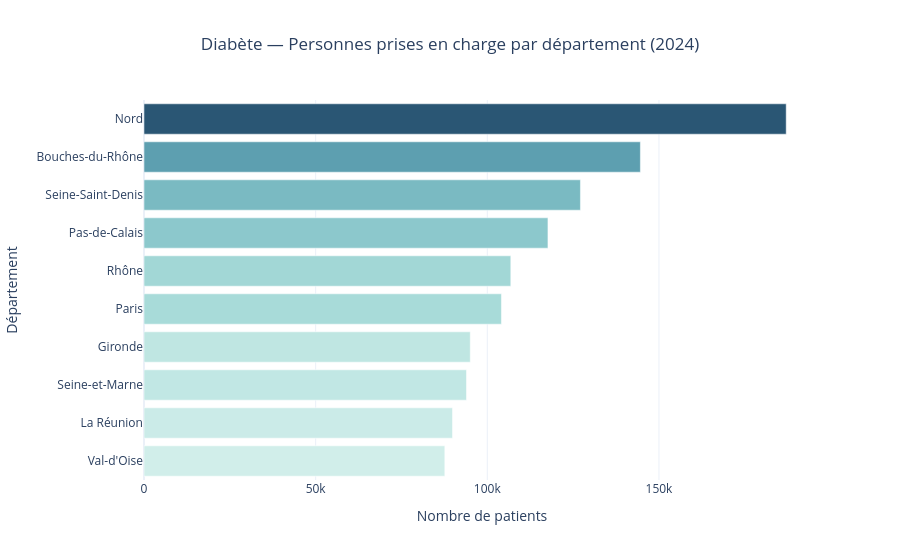

This figure's notebook cell:
### Code cell
#Construire le graphique

fig = px.bar(
    top10,
    x="effectif_num",
    y="nom_departement",
    orientation="h",
    color="effectif_num",
    color_continuous_scale="Teal",
    hover_data=["code_dept", "code_region_insee"],
    title="Diabète — Personnes prises en charge par département (2024)",
    labels={
        "effectif_num": "Nombre de patients",
        "nom_departement": "Département"
    },
    template="plotly_white"
)

fig.update_layout(
    height=600,
    title_x=0.5,
    coloraxis_showscale=False
)

fig.show()

### Figure 1 — Plotly figure (JSON) as saved in the notebook; plotly's stock layout.template omitted (floating-point values rounded to 4 significant figures)
{"data": [{"alignmentgroup": "True", "customdata": [["95", "11"], ["974", "04"], ["77", "11"], ["33", "75"], ["75", "11"], ["69", "84"], ["62", "32"], ["93", "11"], ["13", "93"], ["59", "32"]], "hovertemplate": "Nombre de patients=%{marker.color}<br>Département=%{y}<br>code_dept=%{customdata[0]}<br>code_region_insee=%{customdata[1]}<extra></extra>", "legendgroup": "", "marker": {"color": [87620, 89860, 93930, 95030, 104110, 106840, 117660, 127120, 144580, 187060], "coloraxis": "coloraxis", "pattern": {"shape": ""}}, "name": "", "offsetgroup": "", "orientation": "h", "showlegend": false, "textposition": "auto", "type": "bar", "x": [87620, 89860, 93930, 95030, 104110, 106840, 117660, 127120, 144580, 187060], "xaxis": "x", "y": ["Val-d'Oise", "La Réunion", "Seine-et-Marne", "Gironde", "Paris", "Rhône", "Pas-de-Calais", "Seine-Saint-Denis", "Bouches-du-Rhône", "Nord"], "yaxis": "y"}], "layout": {"autosize": true, "barmode": "relative", "coloraxis": {"colorbar": {"title": {"text": "Nombre de patients"}}, "colorscale": [[0, "rgb(209, 238, 234)"], [0.1667, "rgb(168, 219, 217)"], [0.3333, "rgb(133, 196, 201)"], [0.5, "rgb(104, 171, 184)"], [0.6667, "rgb(79, 144, 166)"], [0.8333, "rgb(59, 115, 143)"], [1, "rgb(42, 86, 116)"]], "showscale": false}, "legend": {"tracegroupgap": 0}, "title": {"text": "Diabète — Personnes prises en charge par département (2024)", "x": 0.5}, "xaxis": {"anchor": "y", "autorange": true, "domain": [0, 1], "range": [0, 196900.0], "title": {"text": "Nombre de patients"}, "type": "linear"}, "yaxis": {"anchor": "x", "autorange": true, "domain": [0, 1], "range": [-0.5, 9.5], "title": {"text": "Département"}, "type": "category"}}}
